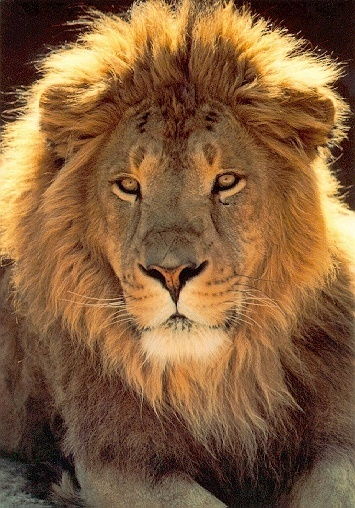
#> input picture imagens/leao.jpg, 355 x 508 px
$ python passo02.py
#> lines starting #> are read from the running program, lines starting #| are printed output that depends on the picture
import cv2

# carregar a imagem
imagem = cv2.imread("imagens/leao.jpg")
#> imagem is the input picture: shape (508, 355, 3); mean B, G, R 59.7, 94.7, 132.3

# correção de imagem
if imagem is None:
    print("Erro a imagem.")
else:
    # converter a imagem em cinza
    cinza = cv2.cvtColor(imagem, cv2.COLOR_BGR2GRAY)
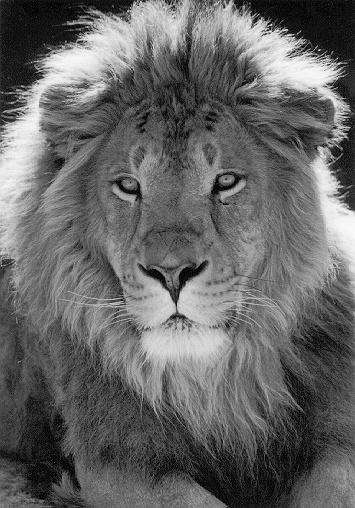
#> cinza: shape (508, 355); min 0, max 251, mean 102

    # converter a imagem em Azul
    azul = cv2.cvtColor(imagem, cv2.COLOR_BGR2RGB)

    # converter a imagem em hsv
    hsv = cv2.cvtColor(imagem, cv2.COLOR_BGR2HSV)
#> hsv: shape (508, 355, 3); mean H, S, V 16.6, 144.5, 132.3

    # converter em lad
    lab = cv2.cvtColor(imagem, cv2.COLOR_BGR2Lab)
#> lab: shape (508, 355, 3); mean of channels 0, 1, 2 108.4, 139.3, 153.1

    # converter a imagem para redimensionada
    redimensionada = cv2.resize(imagem, (200, 200))
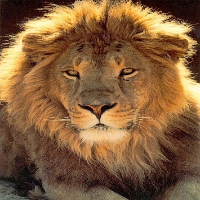
#> redimensionada: shape (200, 200, 3); mean B, G, R 59.6, 94.6, 132.2

    # converter a imagem em equalizada
    equalizada = cv2.equalizeHist(cinza)
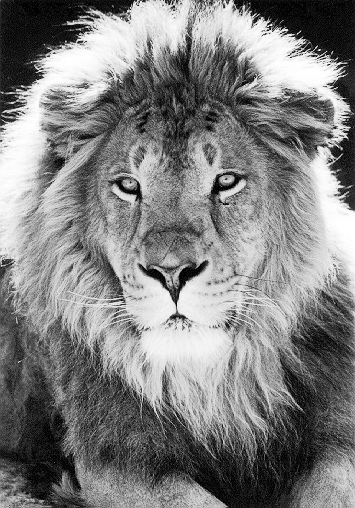
#> equalizada: shape (508, 355); min 0, max 255, mean 128.2

    # exibir resultados das imagens
    cv2.imshow('Imagem em Cinza', cinza)
    cv2.imshow('Imagem redimensionada', redimensionada)
    cv2.imshow('Imagem equalizada', equalizada)
    cv2.imshow('imagem em azul', azul)
    cv2.imshow('Imagem em hsv', hsv)
    cv2.imshow('Image, em lab', lab)

   #tecla q
    cv2.waitKey(0)
    cv2.destroyAllWindows()

$ run again, with imagens/filhote.webp saved as imagens/leao.jpg
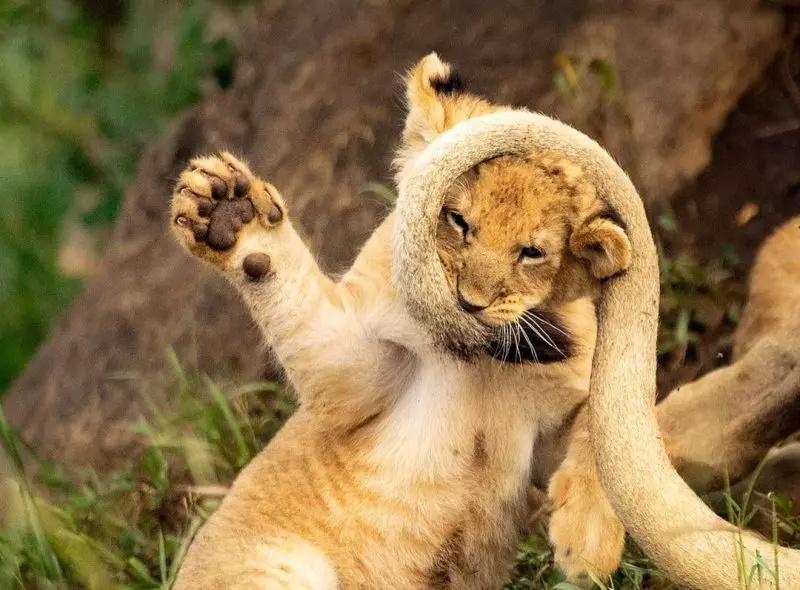
#> input picture imagens/filhote.webp, 800 x 590 px
#> imagem is the input picture: shape (590, 800, 3); mean B, G, R 73.9, 115.3, 140.7
#> hsv: shape (590, 800, 3); mean H, S, V 19.1, 132.3, 142.3
#> lab: shape (590, 800, 3); mean of channels 0, 1, 2 125.6, 132.3, 154.3
#> `redimensionada = cv2.resize(imagem, (200, 200))`:
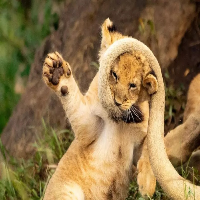
#> redimensionada: shape (200, 200, 3); mean B, G, R 73.8, 115.2, 140.6
#> `equalizada = cv2.equalizeHist(cinza)`:
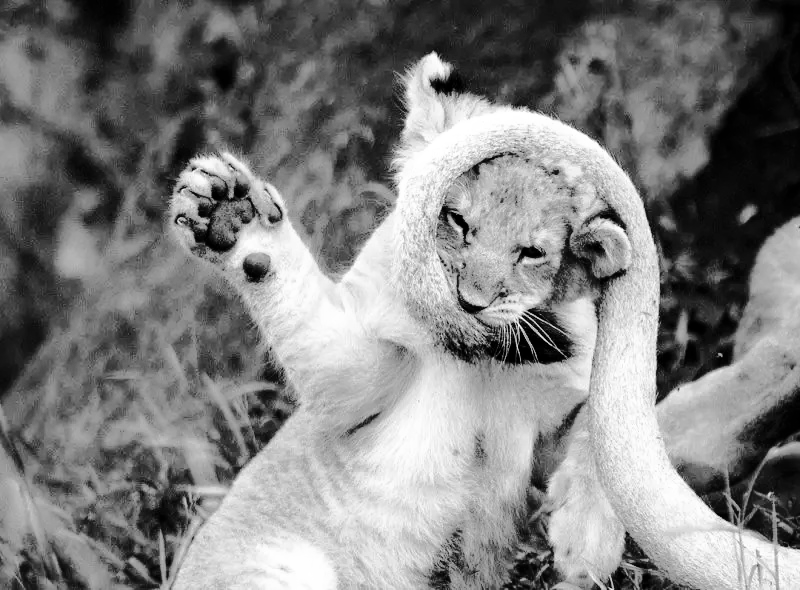
#> equalizada: shape (590, 800); min 0, max 255, mean 128.2

$ run again, with imagens/leoamae.webp saved as imagens/leao.jpg
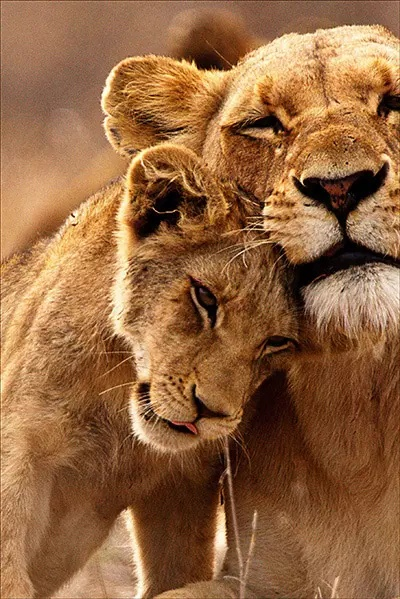
#> input picture imagens/leoamae.webp, 400 x 599 px
#> imagem is the input picture: shape (599, 400, 3); mean B, G, R 64.4, 102.4, 148.3
#> hsv: shape (599, 400, 3); mean H, S, V 14.5, 157.1, 148.3
#> lab: shape (599, 400, 3); mean of channels 0, 1, 2 119.1, 142.5, 156.4
#> `redimensionada = cv2.resize(imagem, (200, 200))`:
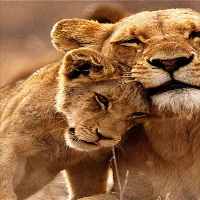
#> redimensionada: shape (200, 200, 3); mean B, G, R 64.5, 102.5, 148.4
#> `equalizada = cv2.equalizeHist(cinza)`:
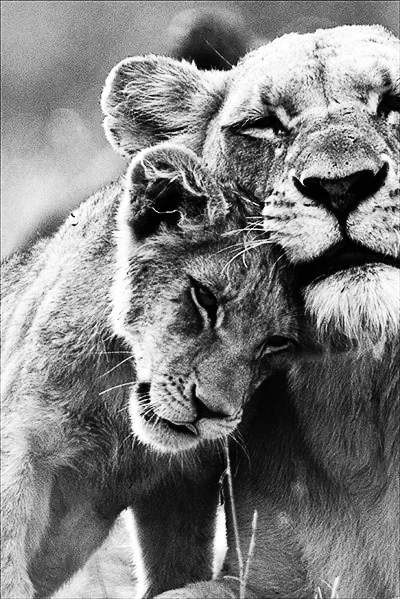
#> equalizada: shape (599, 400); min 0, max 255, mean 128.2
